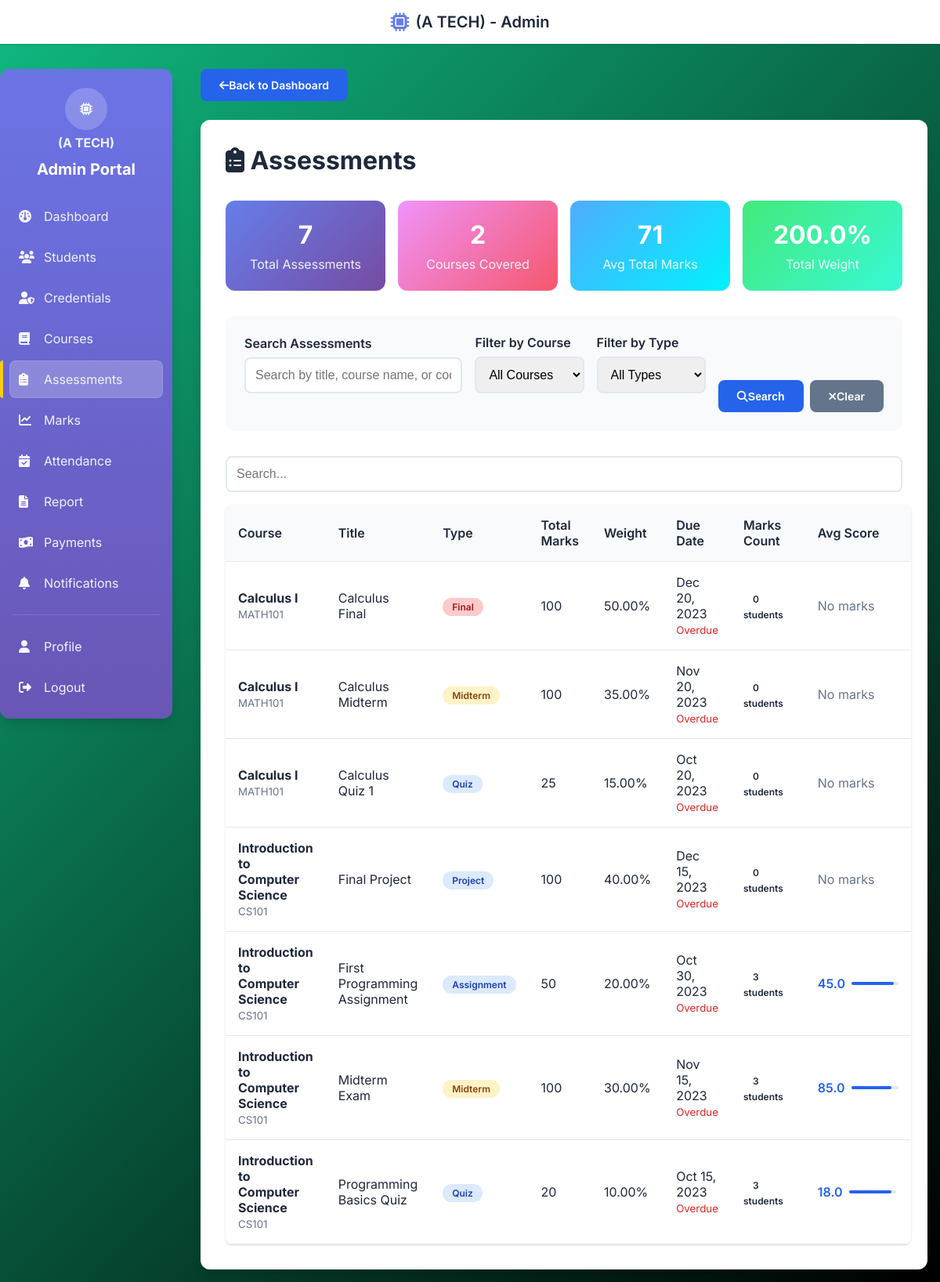
The app's page /assessment.php (signed in) with its own data.
### tables this page shows
CREATE TABLE assessments (
    id INT AUTO_INCREMENT PRIMARY KEY,
    course_id INT NOT NULL,
    title VARCHAR(100) NOT NULL,
    type ENUM('Quiz', 'Assignment', 'Midterm', 'Final', 'Project') NOT NULL,
    total_marks INT NOT NULL,
    weight DECIMAL(5,2) DEFAULT 0.00,
    due_date DATE,
    created_at TIMESTAMP DEFAULT CURRENT_TIMESTAMP,
    FOREIGN KEY (course_id) REFERENCES courses(id) ON DELETE CASCADE
);

CREATE TABLE courses (
    id INT AUTO_INCREMENT PRIMARY KEY,
    course_code VARCHAR(20) UNIQUE NOT NULL,
    course_name VARCHAR(100) NOT NULL,
    description TEXT,
    credits INT DEFAULT 3,
    status ENUM('Active', 'Inactive') DEFAULT 'Active',
    created_at TIMESTAMP DEFAULT CURRENT_TIMESTAMP,
    updated_at TIMESTAMP DEFAULT CURRENT_TIMESTAMP ON UPDATE CURRENT_TIMESTAMP
);

### assessment.php (the view, shortened to what this page needs)
<?php
require_once 'includes/header.php';
$search = $_GET['search'] ?? '';
$where_conditions = [];
$params = [];
$param_types = '';
$where_clause = !empty($where_conditions) ? 'WHERE ' . implode(' AND ', $where_conditions) : '';
$sql = "SELECT a.*, c.course_name, c.course_code,
               COUNT(m.id) as marks_count,
               COALESCE(AVG(m.obtained_marks), 0) as avg_marks
        FROM assessments a
        JOIN courses c ON a.course_id = c.id
        LEFT JOIN marks m ON a.id = m.assessment_id
        $where_clause
        GROUP BY a.id
        ORDER BY c.course_name, a.title";
if(!empty($params)) {
    $stmt = $conn->prepare($sql);
    $stmt->bind_param($param_types, ...$params);
    $stmt->execute();
    $result = $stmt->get_result();
} else {
    $result = $conn->query($sql);
}
$stats_sql = "SELECT
    COUNT(*) as total_assessments,
    COUNT(DISTINCT course_id) as courses_with_assessments,
    AVG(total_marks) as avg_total_marks,
    SUM(weight) as total_weight
    FROM assessments";
$stats_result = $conn->query($stats_sql);
$stats = $stats_result->fetch_assoc();
?>
<div class="container">
    <div style="margin-bottom: 1.5rem;">
        <a href="dashboard.php" class="btn btn-primary" style="padding: 0.75rem 1.5rem; text-decoration: none;">
            <i class="fas fa-arrow-left"></i> Back to Dashboard
        </a>
    </div>
    <div class="card">
        <div style="display: flex; justify-content: space-between; align-items: center; margin-bottom: 2rem;">
            <h1><i class="fas fa-clipboard-list"></i> Assessments</h1>
        </div>
        <div style="display: grid; grid-template-columns: repeat(auto-fit, minmax(200px, 1fr)); gap: 1rem; margin-bottom: 2rem;">
            <div style="background: linear-gradient(135deg, #667eea 0%, #764ba2 100%); color: white; padding: 1.5rem; border-radius: 12px; text-align: center;">
                <h3 style="margin: 0; font-size: 2rem;"><?= $stats['total_assessments'] ?></h3>
                <p style="margin: 0.5rem 0 0 0; opacity: 0.9;">Total Assessments</p>
            </div>
            <div style="background: linear-gradient(135deg, #f093fb 0%, #f5576c 100%); color: white; padding: 1.5rem; border-radius: 12px; text-align: center;">
                <h3 style="margin: 0; font-size: 2rem;"><?= $stats['courses_with_assessments'] ?></h3>
                <p style="margin: 0.5rem 0 0 0; opacity: 0.9;">Courses Covered</p>
            </div>
            <div style="background: linear-gradient(135deg, #4facfe 0%, #00f2fe 100%); color: white; padding: 1.5rem; border-radius: 12px; text-align: center;">
                <h3 style="margin: 0; font-size: 2rem;"><?= number_format((float)($stats['avg_total_marks'] ?? 0), 0) ?></h3>
                <p style="margin: 0.5rem 0 0 0; opacity: 0.9;">Avg Total Marks</p>
            </div>
            <div style="background: linear-gradient(135deg, #43e97b 0%, #38f9d7 100%); color: white; padding: 1.5rem; border-radius: 12px; text-align: center;">
                <h3 style="margin: 0; font-size: 2rem;"><?= number_format((float)($stats['total_weight'] ?? 0), 1) ?>%</h3>
                <p style="margin: 0.5rem 0 0 0; opacity: 0.9;">Total Weight</p>
            </div>
        </div>
        <div style="background: #f8fafc; padding: 1.5rem; border-radius: 12px; margin-bottom: 2rem;">
            <form method="GET" style="display: grid; grid-template-columns: 2fr 1fr 1fr auto; gap: 1rem; align-items: end;">
                <div class="form-group">
                    <label class="form-label">Search Assessments</label>
                    <input type="text" name="search" class="form-input" placeholder="Search by title, course name, or code..." value="<?= htmlspecialchars($search) ?>">
                </div>
                <div class="form-group">
                    <label class="form-label">Filter by Course</label>
                    <select name="course" class="form-input">
                        <option value="">All Courses</option>
                    </select>
                </div>
                <div class="form-group">
                    <label class="form-label">Filter by Type</label>
                    <select name="type" class="form-input">
                        <option value="">All Types</option>
                    </select>
                </div>
                <div style="display: flex; gap: 0.5rem;">
                    <button type="submit" class="btn btn-primary">
                        <i class="fas fa-search"></i> Search
                    </button>
                    <a href="assessment.php" class="btn btn-secondary">
                        <i class="fas fa-times"></i> Clear
                    </a>
                </div>
            </form>
        </div>
        <table class="table data-table">
            <thead>
                <tr>
                    <th>Course</th>
                    <th>Title</th>
                    <th>Type</th>
                    <th>Total Marks</th>
                    <th>Weight</th>
                    <th>Due Date</th>
                    <th>Marks Count</th>
                    <th>Avg Score</th>
                </tr>
            </thead>
            <tbody>
                <?php while($row = $result->fetch_assoc()): ?>
                <tr>
                    <td>
                        <div>
                            <strong><?= htmlspecialchars($row['course_name']) ?></strong><br>
                            <small style="color: var(--secondary-color);"><?= htmlspecialchars($row['course_code']) ?></small>
                        </div>
                    </td>
                    <td><?= htmlspecialchars($row['title']) ?></td>
                    <td>
                        <span class="badge badge-<?= $row['type'] === 'Final' ? 'danger' : ($row['type'] === 'Midterm' ? 'warning' : 'primary') ?>">
                            <?= $row['type'] ?>
                        </span>
                    </td>
                    <td><?= $row['total_marks'] ?></td>
                    <td><?= $row['weight'] ?>%</td>
                    <td>
                        <?php if($row['due_date']): ?>
                            <?= date('M j, Y', strtotime($row['due_date'])) ?>
                            <?php if(strtotime($row['due_date']) < time()): ?>
                                <br><small style="color: #dc2626;">Overdue</small>
                            <?php elseif(strtotime($row['due_date']) <= strtotime('+7 days')): ?>
                                <br><small style="color: #f59e0b;">Due Soon</small>
                            <?php endif; ?>
                        <?php else: ?>
                            N/A
                        <?php endif; ?>
                    </td>
                    <td>
                        <span class="badge badge-<?= $row['marks_count'] > 0 ? 'success' : 'secondary' ?>">
                            <?= $row['marks_count'] ?> student<?= $row['marks_count'] !== 1 ? 's' : '' ?>
                        </span>
                    </td>
                    <td>
                        <?php if($row['marks_count'] > 0): ?>
                            <div style="display: flex; align-items: center; gap: 0.5rem;">
                                <span style="font-weight: 600; color: var(--primary-color);">
                                    <?= number_format($row['avg_marks'], 1) ?>
                                </span>
                                <div style="width: 60px; height: 4px; background: #e2e8f0; border-radius: 2px;">
                                    <div style="width: <?= ($row['avg_marks'] / $row['total_marks']) * 100 ?>%; height: 100%; background: var(--primary-color); border-radius: 2px;"></div>
                                </div>
                            </div>
                        <?php else: ?>
                            <span style="color: var(--secondary-color);">No marks</span>
                        <?php endif; ?>
                    </td>
                </tr>
                <?php endwhile; ?>
            </tbody>
        </table>
    </div>
</div>
<?php require_once 'includes/footer.php'; ?>

### assets/css/style.css (style rules this page uses)
:root { --primary-color: #2563eb; --secondary-color: #64748b; --success-color: #10b981; --danger-color: #ef4444; --warning-color: #f59e0b; --info-color: #0ea5e9; --dark-color: #1e293b; --light-color: #f8fafc; --border-color: #e2e8f0; --shadow: 0 1px 3px 0 rgba(0, 0, 0, 0.1), 0 1px 2px 0 rgba(0, 0, 0, 0.06); --shadow-lg: 0 10px 15px -3px rgba(0, 0, 0, 0.1), 0 4px 6px -2px rgba(0, 0, 0, 0.05); }
* { margin: 0; padding: 0; box-sizing: border-box; }
html, body { font-family: 'Inter', -apple-system, BlinkMacSystemFont, sans-serif; background: linear-gradient(135deg, #10b981 0%, #000000 100%); min-height: 100vh; color: var(--dark-color); }
.container { max-width: 1400px; margin: 0 auto; padding: 0 1rem; }
.card { background: white; border-radius: 12px; box-shadow: var(--shadow-lg); padding: 2rem; margin: 1rem 0; transition: transform 0.18s ease, box-shadow 0.18s ease; }
.btn { display: inline-flex; align-items: center; justify-content: center; padding: 0.75rem 1.5rem; border: none; border-radius: 8px; font-weight: 600; text-decoration: none; cursor: pointer; transition: all 0.2s; font-size: 0.875rem; }
.btn-primary { background: var(--primary-color); color: white; }
.btn-secondary { background: var(--secondary-color); color: white; }
.form-group { margin-bottom: 1.5rem; }
.form-label { display: block; margin-bottom: 0.5rem; font-weight: 600; color: var(--dark-color); }
.form-input { width: 100%; padding: 0.75rem; border: 2px solid var(--border-color); border-radius: 8px; font-size: 1rem; transition: border-color 0.2s; }
.table { width: 100%; border-collapse: collapse; background: white; border-radius: 8px; overflow: hidden; box-shadow: var(--shadow); }
.table th, .table td { padding: 1rem; text-align: left; border-bottom: 1px solid var(--border-color); }
.table th { background: var(--light-color); font-weight: 600; color: var(--dark-color); }

### assessment.php (style rules this page uses)
.badge { padding: 0.25rem 0.75rem; border-radius: 9999px; font-size: 0.75rem; font-weight: 600; }
.badge-primary { background: #dbeafe; color: #1e40af; }
.badge-warning { background: #fef3c7; color: #92400e; }
.badge-danger { background: #fecaca; color: #991b1b; }

### records on screen
assessments: course.course_name "Calculus I", course.course_code "MATH101", title "Calculus Final", type "Final", total_marks "100", weight "50.00", due_date "Dec 20, 2023", shows "Overdue", marks_count "0", shows "No marks"
assessments: course.course_name "Calculus I", course.course_code "MATH101", title "Calculus Midterm", type "Midterm", total_marks "100", weight "35.00", due_date "Nov 20, 2023", shows "Overdue", marks_count "0", shows "No marks"
assessments: course.course_name "Calculus I", course.course_code "MATH101", title "Calculus Quiz 1", type "Quiz", total_marks "25", weight "15.00", due_date "Oct 20, 2023", shows "Overdue", marks_count "0", shows "No marks"
assessments: course.course_name "Introduction to Computer Science", course.course_code "CS101", title "Final Project", type "Project", total_marks "100", weight "40.00", due_date "Dec 15, 2023", shows "Overdue", marks_count "0", shows "No marks"
assessments: course.course_name "Introduction to Computer Science", course.course_code "CS101", title "First Programming Assignment", type "Assignment", total_marks "50", weight "20.00", due_date "Oct 30, 2023", shows "Overdue", marks_count "3", avg_marks "45.0"
assessments: course.course_name "Introduction to Computer Science", course.course_code "CS101", title "Midterm Exam", type "Midterm", total_marks "100", weight "30.00", due_date "Nov 15, 2023", shows "Overdue", marks_count "3", avg_marks "85.0"
assessments: course.course_name "Introduction to Computer Science", course.course_code "CS101", title "Programming Basics Quiz", type "Quiz", total_marks "20", weight "10.00", due_date "Oct 15, 2023", shows "Overdue", marks_count "3", avg_marks "18.0"

### other values on screen
$stats['total_assessments'] "7"
$stats['courses_with_assessments'] "2"
$stats['avg_total_marks'] "71"
$stats['total_weight'] "200.0"
